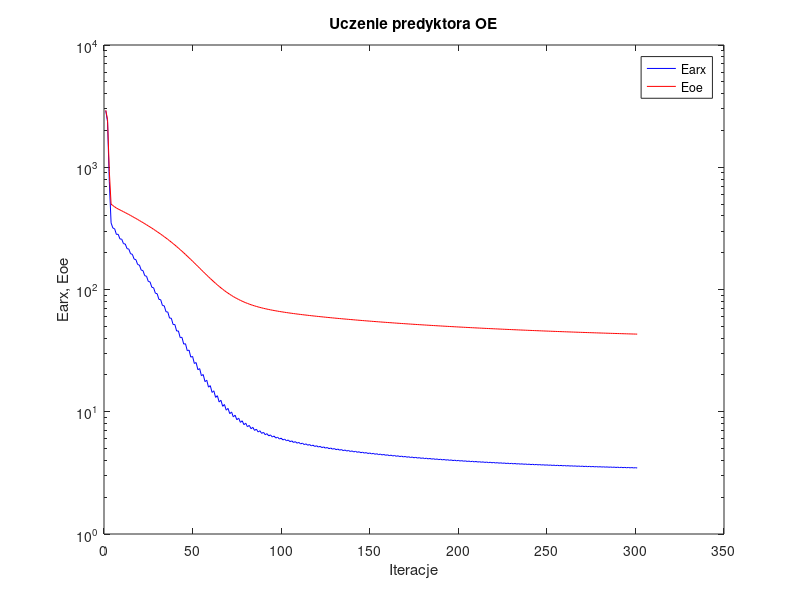
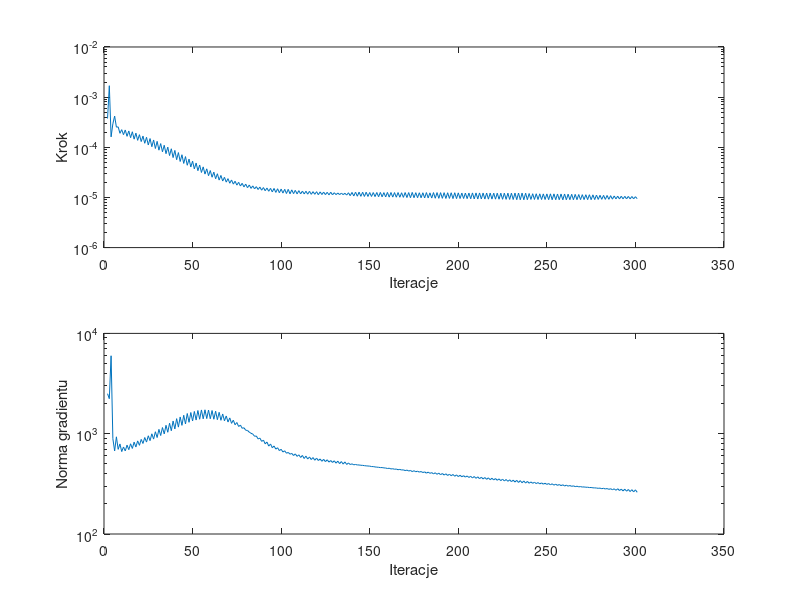

Here is the MATLAB script that generated these plots, in order:
%uczenie predyktora oe
clear all;
n=0; farx(n+1)=2.901139e+003; foe(n+1)=2.926784e+003; wspucz(n+1)=0.000000e+000; ng(n+1)=0.000000e+000;
n=1; farx(n+1)=2.357974e+003; foe(n+1)=2.452990e+003; krok(n+1)=3.748417e-004; ng(n+1)=2.504425e+003;
n=2; farx(n+1)=7.617990e+002; foe(n+1)=9.260317e+002; krok(n+1)=1.689356e-003; ng(n+1)=2.234191e+003;
n=3; farx(n+1)=3.506057e+002; foe(n+1)=4.990311e+002; krok(n+1)=1.614953e-004; ng(n+1)=5.982647e+003;
n=4; farx(n+1)=3.183104e+002; foe(n+1)=4.860744e+002; krok(n+1)=2.936707e-004; ng(n+1)=8.917501e+002;
n=5; farx(n+1)=3.140534e+002; foe(n+1)=4.747386e+002; krok(n+1)=4.187548e-004; ng(n+1)=6.731794e+002;
n=6; farx(n+1)=2.821483e+002; foe(n+1)=4.637050e+002; krok(n+1)=2.522883e-004; ng(n+1)=9.308347e+002;
n=7; farx(n+1)=2.831363e+002; foe(n+1)=4.556379e+002; krok(n+1)=2.552019e-004; ng(n+1)=6.983507e+002;
n=8; farx(n+1)=2.590496e+002; foe(n+1)=4.478169e+002; krok(n+1)=1.900372e-004; ng(n+1)=7.903163e+002;
n=9; farx(n+1)=2.581707e+002; foe(n+1)=4.404757e+002; krok(n+1)=2.247399e-004; ng(n+1)=6.633274e+002;
n=10; farx(n+1)=2.370937e+002; foe(n+1)=4.329486e+002; krok(n+1)=1.784716e-004; ng(n+1)=7.371525e+002;
n=11; farx(n+1)=2.356354e+002; foe(n+1)=4.255811e+002; krok(n+1)=2.215284e-004; ng(n+1)=6.735104e+002;
n=12; farx(n+1)=2.159006e+002; foe(n+1)=4.180090e+002; krok(n+1)=1.654720e-004; ng(n+1)=7.693720e+002;
n=13; farx(n+1)=2.142306e+002; foe(n+1)=4.106485e+002; krok(n+1)=2.117778e-004; ng(n+1)=6.931538e+002;
n=14; farx(n+1)=1.959714e+002; foe(n+1)=4.031408e+002; krok(n+1)=1.554679e-004; ng(n+1)=7.932596e+002;
n=15; farx(n+1)=1.942166e+002; foe(n+1)=3.958082e+002; krok(n+1)=2.040240e-004; ng(n+1)=7.128114e+002;
n=16; farx(n+1)=1.772782e+002; foe(n+1)=3.883513e+002; krok(n+1)=1.453000e-004; ng(n+1)=8.238754e+002;
n=17; farx(n+1)=1.755946e+002; foe(n+1)=3.810986e+002; krok(n+1)=1.915864e-004; ng(n+1)=7.368353e+002;
n=18; farx(n+1)=1.599725e+002; foe(n+1)=3.737752e+002; krok(n+1)=1.374956e-004; ng(n+1)=8.476606e+002;
n=19; farx(n+1)=1.584966e+002; foe(n+1)=3.666439e+002; krok(n+1)=1.784716e-004; ng(n+1)=7.659699e+002;
n=20; farx(n+1)=1.440705e+002; foe(n+1)=3.594538e+002; krok(n+1)=1.300621e-004; ng(n+1)=8.772682e+002;
n=21; farx(n+1)=1.428824e+002; foe(n+1)=3.524624e+002; krok(n+1)=1.673718e-004; ng(n+1)=7.988692e+002;
n=22; farx(n+1)=1.296268e+002; foe(n+1)=3.453523e+002; krok(n+1)=1.201924e-004; ng(n+1)=9.159520e+002;
n=23; farx(n+1)=1.285237e+002; foe(n+1)=3.384311e+002; krok(n+1)=1.581535e-004; ng(n+1)=8.249738e+002;
n=24; farx(n+1)=1.163815e+002; foe(n+1)=3.314164e+002; krok(n+1)=1.112345e-004; ng(n+1)=9.536872e+002;
n=25; farx(n+1)=1.153834e+002; foe(n+1)=3.245557e+002; krok(n+1)=1.493018e-004; ng(n+1)=8.528365e+002;
n=26; farx(n+1)=1.042401e+002; foe(n+1)=3.176161e+002; krok(n+1)=1.027004e-004; ng(n+1)=9.975867e+002;
n=27; farx(n+1)=1.033840e+002; foe(n+1)=3.108164e+002; krok(n+1)=1.399515e-004; ng(n+1)=8.837216e+002;
n=28; farx(n+1)=9.316959e+001; foe(n+1)=3.039436e+002; krok(n+1)=9.458811e-005; ng(n+1)=1.046014e+003;
n=29; farx(n+1)=9.245422e+001; foe(n+1)=2.971903e+002; krok(n+1)=1.312842e-004; ng(n+1)=9.159148e+002;
n=30; farx(n+1)=8.300148e+001; foe(n+1)=2.903597e+002; krok(n+1)=8.763006e-005; ng(n+1)=1.104635e+003;
n=31; farx(n+1)=8.254155e+001; foe(n+1)=2.837171e+002; krok(n+1)=1.185248e-004; ng(n+1)=9.587889e+002;
n=32; farx(n+1)=7.393290e+001; foe(n+1)=2.769968e+002; krok(n+1)=8.126074e-005; ng(n+1)=1.151932e+003;
n=33; farx(n+1)=7.360685e+001; foe(n+1)=2.703964e+002; krok(n+1)=1.098323e-004; ng(n+1)=9.950852e+002;
n=34; farx(n+1)=6.572085e+001; foe(n+1)=2.637276e+002; krok(n+1)=7.457719e-005; ng(n+1)=1.212607e+003;
n=35; farx(n+1)=6.552709e+001; foe(n+1)=2.571783e+002; krok(n+1)=1.007837e-004; ng(n+1)=1.033554e+003;
n=36; farx(n+1)=5.834648e+001; foe(n+1)=2.505853e+002; krok(n+1)=6.836820e-005; ng(n+1)=1.270781e+003;
n=37; farx(n+1)=5.825777e+001; foe(n+1)=2.440774e+002; krok(n+1)=9.345155e-005; ng(n+1)=1.070511e+003;
n=38; farx(n+1)=5.169314e+001; foe(n+1)=2.375368e+002; krok(n+1)=6.234382e-005; ng(n+1)=1.338074e+003;
n=39; farx(n+1)=5.173052e+001; foe(n+1)=2.311028e+002; krok(n+1)=8.669030e-005; ng(n+1)=1.115683e+003;
n=40; farx(n+1)=4.571708e+001; foe(n+1)=2.246050e+002; krok(n+1)=5.658127e-005; ng(n+1)=1.412646e+003;
n=41; farx(n+1)=4.585471e+001; foe(n+1)=2.182752e+002; krok(n+1)=7.847260e-005; ng(n+1)=1.163486e+003;
n=42; farx(n+1)=4.040955e+001; foe(n+1)=2.119296e+002; krok(n+1)=5.210339e-005; ng(n+1)=1.469001e+003;
n=43; farx(n+1)=4.064478e+001; foe(n+1)=2.057416e+002; krok(n+1)=7.103937e-005; ng(n+1)=1.211312e+003;
n=44; farx(n+1)=3.573835e+001; foe(n+1)=1.995635e+002; krok(n+1)=4.766085e-005; ng(n+1)=1.526889e+003;
n=45; farx(n+1)=3.603243e+001; foe(n+1)=1.935225e+002; krok(n+1)=6.522877e-005; ng(n+1)=1.251495e+003;
n=46; farx(n+1)=3.157305e+001; foe(n+1)=1.875194e+002; krok(n+1)=4.381503e-005; ng(n+1)=1.589794e+003;
n=47; farx(n+1)=3.195408e+001; foe(n+1)=1.817189e+002; krok(n+1)=5.814683e-005; ng(n+1)=1.299170e+003;
n=48; farx(n+1)=2.796151e+001; foe(n+1)=1.759759e+002; krok(n+1)=4.052186e-005; ng(n+1)=1.626305e+003;
n=49; farx(n+1)=2.838840e+001; foe(n+1)=1.704179e+002; krok(n+1)=5.285018e-005; ng(n+1)=1.338900e+003;
n=50; farx(n+1)=2.481888e+001; foe(n+1)=1.649379e+002; krok(n+1)=3.716123e-005; ng(n+1)=1.666717e+003;
n=51; farx(n+1)=2.526668e+001; foe(n+1)=1.596417e+002; krok(n+1)=4.856864e-005; ng(n+1)=1.368209e+003;
n=52; farx(n+1)=2.207032e+001; foe(n+1)=1.544471e+002; krok(n+1)=3.415827e-005; ng(n+1)=1.703325e+003;
n=53; farx(n+1)=2.254028e+001; foe(n+1)=1.494618e+002; krok(n+1)=4.438276e-005; ng(n+1)=1.393465e+003;
n=54; farx(n+1)=1.969722e+001; foe(n+1)=1.445899e+002; krok(n+1)=3.145966e-005; ng(n+1)=1.725178e+003;
n=55; farx(n+1)=2.016762e+001; foe(n+1)=1.399326e+002; krok(n+1)=4.069022e-005; ng(n+1)=1.407229e+003;
n=56; farx(n+1)=1.764419e+001; foe(n+1)=1.354142e+002; krok(n+1)=2.921834e-005; ng(n+1)=1.730626e+003;
n=57; farx(n+1)=1.811632e+001; foe(n+1)=1.311169e+002; krok(n+1)=3.720528e-005; ng(n+1)=1.415106e+003;
n=58; farx(n+1)=1.589147e+001; foe(n+1)=1.269684e+002; krok(n+1)=2.714975e-005; ng(n+1)=1.721804e+003;
n=59; farx(n+1)=1.634899e+001; foe(n+1)=1.230303e+002; krok(n+1)=3.437390e-005; ng(n+1)=1.409058e+003;
n=60; farx(n+1)=1.439046e+001; foe(n+1)=1.192547e+002; krok(n+1)=2.529606e-005; ng(n+1)=1.702712e+003;
n=61; farx(n+1)=1.483230e+001; foe(n+1)=1.156819e+002; krok(n+1)=3.195675e-005; ng(n+1)=1.393842e+003;
n=62; farx(n+1)=1.310851e+001; foe(n+1)=1.122725e+002; krok(n+1)=2.360381e-005; ng(n+1)=1.676251e+003;
n=63; farx(n+1)=1.352959e+001; foe(n+1)=1.090625e+002; krok(n+1)=2.969568e-005; ng(n+1)=1.379397e+003;
n=64; farx(n+1)=1.201672e+001; foe(n+1)=1.060158e+002; krok(n+1)=2.219138e-005; ng(n+1)=1.633873e+003;
n=65; farx(n+1)=1.241265e+001; foe(n+1)=1.031588e+002; krok(n+1)=2.746916e-005; ng(n+1)=1.360363e+003;
n=66; farx(n+1)=1.108234e+001; foe(n+1)=1.004653e+002; krok(n+1)=2.122479e-005; ng(n+1)=1.573046e+003;
n=67; farx(n+1)=1.146183e+001; foe(n+1)=9.795247e+001; krok(n+1)=2.519594e-005; ng(n+1)=1.344200e+003;
n=68; farx(n+1)=1.030399e+001; foe(n+1)=9.558705e+001; krok(n+1)=2.020969e-005; ng(n+1)=1.502493e+003;
n=69; farx(n+1)=1.065521e+001; foe(n+1)=9.337746e+001; krok(n+1)=2.371798e-005; ng(n+1)=1.307766e+003;
n=70; farx(n+1)=9.641591e+000; foe(n+1)=9.130565e+001; krok(n+1)=1.920477e-005; ng(n+1)=1.437025e+003;
n=71; farx(n+1)=9.965083e+000; foe(n+1)=8.937456e+001; krok(n+1)=2.230894e-005; ng(n+1)=1.267688e+003;
n=72; farx(n+1)=9.075634e+000; foe(n+1)=8.756971e+001; krok(n+1)=1.843074e-005; ng(n+1)=1.363834e+003;
n=73; farx(n+1)=9.377335e+000; foe(n+1)=8.589110e+001; krok(n+1)=2.105761e-005; ng(n+1)=1.227946e+003;
n=74; farx(n+1)=8.597141e+000; foe(n+1)=8.432150e+001; krok(n+1)=1.759837e-005; ng(n+1)=1.293263e+003;
n=75; farx(n+1)=8.872681e+000; foe(n+1)=8.286301e+001; krok(n+1)=2.003236e-005; ng(n+1)=1.179654e+003;
n=76; farx(n+1)=8.187598e+000; foe(n+1)=8.150107e+001; krok(n+1)=1.689056e-005; ng(n+1)=1.219454e+003;
n=77; farx(n+1)=8.438904e+000; foe(n+1)=8.023520e+001; krok(n+1)=1.912864e-005; ng(n+1)=1.132074e+003;
n=78; farx(n+1)=7.836633e+000; foe(n+1)=7.905352e+001; krok(n+1)=1.622915e-005; ng(n+1)=1.146333e+003;
n=79; farx(n+1)=8.065276e+000; foe(n+1)=7.795350e+001; krok(n+1)=1.843074e-005; ng(n+1)=1.082770e+003;
n=80; farx(n+1)=7.532056e+000; foe(n+1)=7.692601e+001; krok(n+1)=1.563162e-005; ng(n+1)=1.077761e+003;
n=81; farx(n+1)=7.740575e+000; foe(n+1)=7.596891e+001; krok(n+1)=1.773106e-005; ng(n+1)=1.035822e+003;
n=82; farx(n+1)=7.266795e+000; foe(n+1)=7.507358e+001; krok(n+1)=1.515170e-005; ng(n+1)=1.009102e+003;
n=83; farx(n+1)=7.456468e+000; foe(n+1)=7.423817e+001; krok(n+1)=1.700060e-005; ng(n+1)=9.908742e+002;
n=84; farx(n+1)=7.034460e+000; foe(n+1)=7.345564e+001; krok(n+1)=1.481538e-005; ng(n+1)=9.422192e+002;
n=85; farx(n+1)=7.208762e+000; foe(n+1)=7.272298e+001; krok(n+1)=1.641304e-005; ng(n+1)=9.483856e+002;
n=86; farx(n+1)=6.831638e+000; foe(n+1)=7.203444e+001; krok(n+1)=1.438760e-005; ng(n+1)=8.862633e+002;
n=87; farx(n+1)=6.991393e+000; foe(n+1)=7.138706e+001; krok(n+1)=1.608814e-005; ng(n+1)=9.035837e+002;
n=88; farx(n+1)=6.650728e+000; foe(n+1)=7.077652e+001; krok(n+1)=1.395508e-005; ng(n+1)=8.384222e+002;
n=89; farx(n+1)=6.797791e+000; foe(n+1)=7.020095e+001; krok(n+1)=1.572983e-005; ng(n+1)=8.628445e+002;
n=90; farx(n+1)=6.488665e+000; foe(n+1)=6.965606e+001; krok(n+1)=1.361457e-005; ng(n+1)=7.918116e+002;
n=91; farx(n+1)=6.624604e+000; foe(n+1)=6.914062e+001; krok(n+1)=1.538085e-005; ng(n+1)=8.258373e+002;
n=92; farx(n+1)=6.343555e+000; foe(n+1)=6.865076e+001; krok(n+1)=1.328620e-005; ng(n+1)=7.518722e+002;
n=93; farx(n+1)=6.469271e+000; foe(n+1)=6.818506e+001; krok(n+1)=1.517288e-005; ng(n+1)=7.897425e+002;
n=94; farx(n+1)=6.212806e+000; foe(n+1)=6.774088e+001; krok(n+1)=1.290553e-005; ng(n+1)=7.246499e+002;
n=95; farx(n+1)=6.328961e+000; foe(n+1)=6.731609e+001; krok(n+1)=1.511997e-005; ng(n+1)=7.537485e+002;
n=96; farx(n+1)=6.091848e+000; foe(n+1)=6.690974e+001; krok(n+1)=1.259797e-005; ng(n+1)=7.016507e+002;
n=97; farx(n+1)=6.200466e+000; foe(n+1)=6.652009e+001; krok(n+1)=1.490654e-005; ng(n+1)=7.243253e+002;
n=98; farx(n+1)=5.980265e+000; foe(n+1)=6.614608e+001; krok(n+1)=1.240823e-005; ng(n+1)=6.780970e+002;
n=99; farx(n+1)=6.082990e+000; foe(n+1)=6.578633e+001; krok(n+1)=1.468252e-005; ng(n+1)=6.991445e+002;
n=100; farx(n+1)=5.877580e+000; foe(n+1)=6.543946e+001; krok(n+1)=1.221743e-005; ng(n+1)=6.568814e+002;
n=101; farx(n+1)=5.974968e+000; foe(n+1)=6.510477e+001; krok(n+1)=1.451496e-005; ng(n+1)=6.754452e+002;
n=102; farx(n+1)=5.783280e+000; foe(n+1)=6.478080e+001; krok(n+1)=1.197415e-005; ng(n+1)=6.386949e+002;
n=103; farx(n+1)=5.875131e+000; foe(n+1)=6.446668e+001; krok(n+1)=1.448879e-005; ng(n+1)=6.507709e+002;
n=104; farx(n+1)=5.694048e+000; foe(n+1)=6.416200e+001; krok(n+1)=1.181238e-005; ng(n+1)=6.248374e+002;
n=105; farx(n+1)=5.781049e+000; foe(n+1)=6.386639e+001; krok(n+1)=1.416371e-005; ng(n+1)=6.359701e+002;
n=106; farx(n+1)=5.609161e+000; foe(n+1)=6.357953e+001; krok(n+1)=1.191391e-005; ng(n+1)=6.062437e+002;
n=107; farx(n+1)=5.694611e+000; foe(n+1)=6.330084e+001; krok(n+1)=1.384553e-005; ng(n+1)=6.291226e+002;
n=108; farx(n+1)=5.531701e+000; foe(n+1)=6.302841e+001; krok(n+1)=1.176389e-005; ng(n+1)=5.937744e+002;
n=109; farx(n+1)=5.612973e+000; foe(n+1)=6.276314e+001; krok(n+1)=1.366869e-005; ng(n+1)=6.159956e+002;
n=110; farx(n+1)=5.457844e+000; foe(n+1)=6.250382e+001; krok(n+1)=1.176389e-005; ng(n+1)=5.794672e+002;
n=111; farx(n+1)=5.536191e+000; foe(n+1)=6.225079e+001; krok(n+1)=1.338683e-005; ng(n+1)=6.070989e+002;
n=112; farx(n+1)=5.388570e+000; foe(n+1)=6.200306e+001; krok(n+1)=1.175619e-005; ng(n+1)=5.658576e+002;
n=113; farx(n+1)=5.464572e+000; foe(n+1)=6.176065e+001; krok(n+1)=1.328171e-005; ng(n+1)=5.975228e+002;
n=114; farx(n+1)=5.323490e+000; foe(n+1)=6.152269e+001; krok(n+1)=1.161523e-005; ng(n+1)=5.588909e+002;
n=115; farx(n+1)=5.396721e+000; foe(n+1)=6.128948e+001; krok(n+1)=1.324381e-005; ng(n+1)=5.864878e+002;
n=116; farx(n+1)=5.261062e+000; foe(n+1)=6.106031e+001; krok(n+1)=1.153689e-005; ng(n+1)=5.524716e+002;
n=117; farx(n+1)=5.331769e+000; foe(n+1)=6.083567e+001; krok(n+1)=1.304908e-005; ng(n+1)=5.783284e+002;
n=118; farx(n+1)=5.201547e+000; foe(n+1)=6.061485e+001; krok(n+1)=1.155377e-005; ng(n+1)=5.436685e+002;
n=119; farx(n+1)=5.271115e+000; foe(n+1)=6.039806e+001; krok(n+1)=1.302585e-005; ng(n+1)=5.712817e+002;
n=120; farx(n+1)=5.145837e+000; foe(n+1)=6.018413e+001; krok(n+1)=1.133131e-005; ng(n+1)=5.401472e+002;
n=121; farx(n+1)=5.211846e+000; foe(n+1)=5.997401e+001; krok(n+1)=1.290553e-005; ng(n+1)=5.601646e+002;
n=122; farx(n+1)=5.091274e+000; foe(n+1)=5.976733e+001; krok(n+1)=1.143043e-005; ng(n+1)=5.308061e+002;
n=123; farx(n+1)=5.156263e+000; foe(n+1)=5.956399e+001; krok(n+1)=1.278257e-005; ng(n+1)=5.552101e+002;
n=124; farx(n+1)=5.039306e+000; foe(n+1)=5.936344e+001; krok(n+1)=1.138585e-005; ng(n+1)=5.263281e+002;
n=125; farx(n+1)=5.102909e+000; foe(n+1)=5.916627e+001; krok(n+1)=1.265721e-005; ng(n+1)=5.496717e+002;
n=126; farx(n+1)=4.990484e+000; foe(n+1)=5.897153e+001; krok(n+1)=1.127096e-005; ng(n+1)=5.210192e+002;
n=127; farx(n+1)=5.051979e+000; foe(n+1)=5.877970e+001; krok(n+1)=1.270754e-005; ng(n+1)=5.401043e+002;
n=128; farx(n+1)=4.942301e+000; foe(n+1)=5.859027e+001; krok(n+1)=1.126542e-005; ng(n+1)=5.168808e+002;
n=129; farx(n+1)=5.002216e+000; foe(n+1)=5.840401e+001; krok(n+1)=1.240823e-005; ng(n+1)=5.367183e+002;
n=130; farx(n+1)=4.896287e+000; foe(n+1)=5.822010e+001; krok(n+1)=1.138585e-005; ng(n+1)=5.082944e+002;
n=131; farx(n+1)=4.955043e+000; foe(n+1)=5.803894e+001; krok(n+1)=1.225273e-005; ng(n+1)=5.326438e+002;
n=132; farx(n+1)=4.852359e+000; foe(n+1)=5.785992e+001; krok(n+1)=1.138585e-005; ng(n+1)=5.026180e+002;
n=133; farx(n+1)=4.909789e+000; foe(n+1)=5.768348e+001; krok(n+1)=1.216245e-005; ng(n+1)=5.275151e+002;
n=134; farx(n+1)=4.809949e+000; foe(n+1)=5.750905e+001; krok(n+1)=1.138585e-005; ng(n+1)=4.975364e+002;
n=135; farx(n+1)=4.866411e+000; foe(n+1)=5.733712e+001; krok(n+1)=1.209447e-005; ng(n+1)=5.232718e+002;
n=136; farx(n+1)=4.770705e+000; foe(n+1)=5.716698e+001; krok(n+1)=1.115447e-005; ng(n+1)=4.934423e+002;
n=137; farx(n+1)=4.825191e+000; foe(n+1)=5.699883e+001; krok(n+1)=1.240203e-005; ng(n+1)=5.112941e+002;
n=138; farx(n+1)=4.732449e+000; foe(n+1)=5.683243e+001; krok(n+1)=1.085468e-005; ng(n+1)=4.927349e+002;
n=139; farx(n+1)=4.784896e+000; foe(n+1)=5.666775e+001; krok(n+1)=1.259797e-005; ng(n+1)=5.008509e+002;
n=140; farx(n+1)=4.694867e+000; foe(n+1)=5.650509e+001; krok(n+1)=1.069939e-005; ng(n+1)=4.898879e+002;
n=141; farx(n+1)=4.746104e+000; foe(n+1)=5.634395e+001; krok(n+1)=1.275150e-005; ng(n+1)=4.932631e+002;
n=142; farx(n+1)=4.658045e+000; foe(n+1)=5.618468e+001; krok(n+1)=1.057446e-005; ng(n+1)=4.880025e+002;
n=143; farx(n+1)=4.708215e+000; foe(n+1)=5.602726e+001; krok(n+1)=1.274727e-005; ng(n+1)=4.879710e+002;
n=144; farx(n+1)=4.622288e+000; foe(n+1)=5.587155e+001; krok(n+1)=1.052881e-005; ng(n+1)=4.841984e+002;
n=145; farx(n+1)=4.671547e+000; foe(n+1)=5.571783e+001; krok(n+1)=1.270754e-005; ng(n+1)=4.835327e+002;
n=146; farx(n+1)=4.587912e+000; foe(n+1)=5.556558e+001; krok(n+1)=1.046329e-005; ng(n+1)=4.802203e+002;
n=147; farx(n+1)=4.636048e+000; foe(n+1)=5.541524e+001; krok(n+1)=1.270754e-005; ng(n+1)=4.780681e+002;
n=148; farx(n+1)=4.554184e+000; foe(n+1)=5.526634e+001; krok(n+1)=1.046074e-005; ng(n+1)=4.762279e+002;
n=149; farx(n+1)=4.601383e+000; foe(n+1)=5.511960e+001; krok(n+1)=1.253880e-005; ng(n+1)=4.750912e+002;
n=150; farx(n+1)=4.521959e+000; foe(n+1)=5.497427e+001; krok(n+1)=1.046329e-005; ng(n+1)=4.704365e+002;
n=151; farx(n+1)=4.568116e+000; foe(n+1)=5.483070e+001; krok(n+1)=1.251675e-005; ng(n+1)=4.701110e+002;
n=152; farx(n+1)=4.490929e+000; foe(n+1)=5.468853e+001; krok(n+1)=1.039083e-005; ng(n+1)=4.662716e+002;
n=153; farx(n+1)=4.535908e+000; foe(n+1)=5.454786e+001; krok(n+1)=1.254943e-005; ng(n+1)=4.640990e+002;
n=154; farx(n+1)=4.460623e+000; foe(n+1)=5.440870e+001; krok(n+1)=1.033992e-005; ng(n+1)=4.624242e+002;
n=155; farx(n+1)=4.504871e+000; foe(n+1)=5.427099e+001; krok(n+1)=1.259177e-005; ng(n+1)=4.593046e+002;
n=156; farx(n+1)=4.430965e+000; foe(n+1)=5.413455e+001; krok(n+1)=1.029142e-005; ng(n+1)=4.597274e+002;
n=157; farx(n+1)=4.474382e+000; foe(n+1)=5.399990e+001; krok(n+1)=1.248150e-005; ng(n+1)=4.559656e+002;
n=158; farx(n+1)=4.402695e+000; foe(n+1)=5.386648e+001; krok(n+1)=1.023989e-005; ng(n+1)=4.548619e+002;
n=159; farx(n+1)=4.445206e+000; foe(n+1)=5.373439e+001; krok(n+1)=1.259177e-005; ng(n+1)=4.499025e+002;
n=160; farx(n+1)=4.375005e+000; foe(n+1)=5.360346e+001; krok(n+1)=1.014423e-005; ng(n+1)=4.524867e+002;
n=161; farx(n+1)=4.416451e+000; foe(n+1)=5.347401e+001; krok(n+1)=1.254943e-005; ng(n+1)=4.450749e+002;
n=162; farx(n+1)=4.347876e+000; foe(n+1)=5.334591e+001; krok(n+1)=1.015968e-005; ng(n+1)=4.478013e+002;
n=163; farx(n+1)=4.388741e+000; foe(n+1)=5.321925e+001; krok(n+1)=1.249822e-005; ng(n+1)=4.418166e+002;
n=164; farx(n+1)=4.321778e+000; foe(n+1)=5.309371e+001; krok(n+1)=1.010485e-005; ng(n+1)=4.442264e+002;
n=165; farx(n+1)=4.361844e+000; foe(n+1)=5.296952e+001; krok(n+1)=1.251675e-005; ng(n+1)=4.371310e+002;
n=166; farx(n+1)=4.296100e+000; foe(n+1)=5.284643e+001; krok(n+1)=1.009346e-005; ng(n+1)=4.409029e+002;
n=167; farx(n+1)=4.335523e+000; foe(n+1)=5.272492e+001; krok(n+1)=1.240203e-005; ng(n+1)=4.344031e+002;
n=168; farx(n+1)=4.271676e+000; foe(n+1)=5.260442e+001; krok(n+1)=1.003721e-005; ng(n+1)=4.364048e+002;
n=169; farx(n+1)=4.310263e+000; foe(n+1)=5.248504e+001; krok(n+1)=1.251675e-005; ng(n+1)=4.285430e+002;
n=170; farx(n+1)=4.247644e+000; foe(n+1)=5.236668e+001; krok(n+1)=9.955536e-006; ng(n+1)=4.340408e+002;
n=171; farx(n+1)=4.285438e+000; foe(n+1)=5.224958e+001; krok(n+1)=1.250178e-005; ng(n+1)=4.242358e+002;
n=172; farx(n+1)=4.224448e+000; foe(n+1)=5.213357e+001; krok(n+1)=9.888364e-006; ng(n+1)=4.302535e+002;
n=173; farx(n+1)=4.261463e+000; foe(n+1)=5.201849e+001; krok(n+1)=1.259797e-005; ng(n+1)=4.188010e+002;
n=174; farx(n+1)=4.201264e+000; foe(n+1)=5.190453e+001; krok(n+1)=9.884595e-006; ng(n+1)=4.277147e+002;
n=175; farx(n+1)=4.237896e+000; foe(n+1)=5.179203e+001; krok(n+1)=1.245057e-005; ng(n+1)=4.172267e+002;
n=176; farx(n+1)=4.179023e+000; foe(n+1)=5.168038e+001; krok(n+1)=9.884595e-006; ng(n+1)=4.235570e+002;
n=177; farx(n+1)=4.215044e+000; foe(n+1)=5.157008e+001; krok(n+1)=1.240203e-005; ng(n+1)=4.138759e+002;
n=178; farx(n+1)=4.157508e+000; foe(n+1)=5.146060e+001; krok(n+1)=9.849580e-006; ng(n+1)=4.198600e+002;
n=179; farx(n+1)=4.192835e+000; foe(n+1)=5.135232e+001; krok(n+1)=1.240203e-005; ng(n+1)=4.097245e+002;
n=180; farx(n+1)=4.136739e+000; foe(n+1)=5.124490e+001; krok(n+1)=9.772716e-006; ng(n+1)=4.164464e+002;
n=181; farx(n+1)=4.171312e+000; foe(n+1)=5.113837e+001; krok(n+1)=1.250178e-005; ng(n+1)=4.043358e+002;
n=182; farx(n+1)=4.115956e+000; foe(n+1)=5.103281e+001; krok(n+1)=9.766516e-006; ng(n+1)=4.139035e+002;
n=183; farx(n+1)=4.150087e+000; foe(n+1)=5.092855e+001; krok(n+1)=1.235197e-005; ng(n+1)=4.025992e+002;
n=184; farx(n+1)=4.096287e+000; foe(n+1)=5.082513e+001; krok(n+1)=9.716744e-006; ng(n+1)=4.095816e+002;
n=185; farx(n+1)=4.129782e+000; foe(n+1)=5.072249e+001; krok(n+1)=1.249822e-005; ng(n+1)=3.971438e+002;
n=186; farx(n+1)=4.076822e+000; foe(n+1)=5.062068e+001; krok(n+1)=9.635248e-006; ng(n+1)=4.078185e+002;
n=187; farx(n+1)=4.109766e+000; foe(n+1)=5.051989e+001; krok(n+1)=1.249822e-005; ng(n+1)=3.934914e+002;
n=188; farx(n+1)=4.057833e+000; foe(n+1)=5.041991e+001; krok(n+1)=9.598928e-006; ng(n+1)=4.047370e+002;
n=189; farx(n+1)=4.090160e+000; foe(n+1)=5.032094e+001; krok(n+1)=1.246120e-005; ng(n+1)=3.899764e+002;
n=190; farx(n+1)=4.039248e+000; foe(n+1)=5.022285e+001; krok(n+1)=9.598928e-006; ng(n+1)=4.010634e+002;
n=191; farx(n+1)=4.071216e+000; foe(n+1)=5.012575e+001; krok(n+1)=1.245057e-005; ng(n+1)=3.871080e+002;
n=192; farx(n+1)=4.021260e+000; foe(n+1)=5.002932e+001; krok(n+1)=9.540944e-006; ng(n+1)=3.984358e+002;
n=193; farx(n+1)=4.052516e+000; foe(n+1)=4.993387e+001; krok(n+1)=1.240823e-005; ng(n+1)=3.833003e+002;
n=194; farx(n+1)=4.003554e+000; foe(n+1)=4.983934e+001; krok(n+1)=9.564320e-006; ng(n+1)=3.944013e+002;
n=195; farx(n+1)=4.034571e+000; foe(n+1)=4.974571e+001; krok(n+1)=1.240203e-005; ng(n+1)=3.808346e+002;
n=196; farx(n+1)=3.986530e+000; foe(n+1)=4.965269e+001; krok(n+1)=9.479621e-006; ng(n+1)=3.921844e+002;
n=197; farx(n+1)=4.016831e+000; foe(n+1)=4.956053e+001; krok(n+1)=1.240823e-005; ng(n+1)=3.765199e+002;
n=198; farx(n+1)=3.969727e+000; foe(n+1)=4.946924e+001; krok(n+1)=9.479621e-006; ng(n+1)=3.885923e+002;
n=199; farx(n+1)=3.999530e+000; foe(n+1)=4.937876e+001; krok(n+1)=1.234279e-005; ng(n+1)=3.736904e+002;
n=200; farx(n+1)=3.953198e+000; foe(n+1)=4.928917e+001; krok(n+1)=9.515478e-006; ng(n+1)=3.849692e+002;
n=201; farx(n+1)=3.982669e+000; foe(n+1)=4.920050e+001; krok(n+1)=1.221743e-005; ng(n+1)=3.720801e+002;
n=202; farx(n+1)=3.937255e+000; foe(n+1)=4.911258e+001; krok(n+1)=9.520842e-006; ng(n+1)=3.812971e+002;
n=203; farx(n+1)=3.966411e+000; foe(n+1)=4.902547e+001; krok(n+1)=1.222055e-005; ng(n+1)=3.692763e+002;
n=204; farx(n+1)=3.921745e+000; foe(n+1)=4.893897e+001; krok(n+1)=9.471564e-006; ng(n+1)=3.789380e+002;
n=205; farx(n+1)=3.950468e+000; foe(n+1)=4.885332e+001; krok(n+1)=1.222055e-005; ng(n+1)=3.660665e+002;
n=206; farx(n+1)=3.906711e+000; foe(n+1)=4.876827e+001; krok(n+1)=9.410994e-006; ng(n+1)=3.761694e+002;
n=207; farx(n+1)=3.934999e+000; foe(n+1)=4.868391e+001; krok(n+1)=1.231075e-005; ng(n+1)=3.619698e+002;
n=208; farx(n+1)=3.891884e+000; foe(n+1)=4.860013e+001; krok(n+1)=9.351708e-006; ng(n+1)=3.742297e+002;
n=209; farx(n+1)=3.919768e+000; foe(n+1)=4.851717e+001; krok(n+1)=1.231075e-005; ng(n+1)=3.589533e+002;
n=210; farx(n+1)=3.877437e+000; foe(n+1)=4.843477e+001; krok(n+1)=9.309975e-006; ng(n+1)=3.715258e+002;
n=211; farx(n+1)=3.904803e+000; foe(n+1)=4.835314e+001; krok(n+1)=1.229246e-005; ng(n+1)=3.556779e+002;
n=212; farx(n+1)=3.863183e+000; foe(n+1)=4.827220e+001; krok(n+1)=9.322149e-006; ng(n+1)=3.682611e+002;
n=213; farx(n+1)=3.890285e+000; foe(n+1)=4.819204e+001; krok(n+1)=1.224850e-005; ng(n+1)=3.536863e+002;
n=214; farx(n+1)=3.849370e+000; foe(n+1)=4.811242e+001; krok(n+1)=9.290308e-006; ng(n+1)=3.656185e+002;
n=215; farx(n+1)=3.876100e+000; foe(n+1)=4.803357e+001; krok(n+1)=1.224850e-005; ng(n+1)=3.508236e+002;
n=216; farx(n+1)=3.835898e+000; foe(n+1)=4.795524e+001; krok(n+1)=9.251809e-006; ng(n+1)=3.630095e+002;
n=217; farx(n+1)=3.862133e+000; foe(n+1)=4.787763e+001; krok(n+1)=1.221743e-005; ng(n+1)=3.477527e+002;
n=218; farx(n+1)=3.822598e+000; foe(n+1)=4.780068e+001; krok(n+1)=9.272806e-006; ng(n+1)=3.596917e+002;
n=219; farx(n+1)=3.848588e+000; foe(n+1)=4.772447e+001; krok(n+1)=1.216245e-005; ng(n+1)=3.459556e+002;
n=220; farx(n+1)=3.809726e+000; foe(n+1)=4.764877e+001; krok(n+1)=9.244198e-006; ng(n+1)=3.570242e+002;
n=221; farx(n+1)=3.835356e+000; foe(n+1)=4.757376e+001; krok(n+1)=1.216245e-005; ng(n+1)=3.431463e+002;
n=222; farx(n+1)=3.797133e+000; foe(n+1)=4.749928e+001; krok(n+1)=9.215371e-006; ng(n+1)=3.544523e+002;
n=223; farx(n+1)=3.822426e+000; foe(n+1)=4.742546e+001; krok(n+1)=1.216245e-005; ng(n+1)=3.404358e+002;
n=224; farx(n+1)=3.784819e+000; foe(n+1)=4.735214e+001; krok(n+1)=9.184756e-006; ng(n+1)=3.519558e+002;
n=225; farx(n+1)=3.809779e+000; foe(n+1)=4.727948e+001; krok(n+1)=1.216245e-005; ng(n+1)=3.377440e+002;
n=226; farx(n+1)=3.772772e+000; foe(n+1)=4.720732e+001; krok(n+1)=9.155646e-006; ng(n+1)=3.494690e+002;
n=227; farx(n+1)=3.797411e+000; foe(n+1)=4.713580e+001; krok(n+1)=1.216245e-005; ng(n+1)=3.351086e+002;
n=228; farx(n+1)=3.760991e+000; foe(n+1)=4.706476e+001; krok(n+1)=9.125546e-006; ng(n+1)=3.470232e+002;
n=229; farx(n+1)=3.785310e+000; foe(n+1)=4.699435e+001; krok(n+1)=1.216245e-005; ng(n+1)=3.324793e+002;
n=230; farx(n+1)=3.749493e+000; foe(n+1)=4.692441e+001; krok(n+1)=9.089066e-006; ng(n+1)=3.445772e+002;
n=231; farx(n+1)=3.773563e+000; foe(n+1)=4.685504e+001; krok(n+1)=1.222055e-005; ng(n+1)=3.296189e+002;
n=232; farx(n+1)=3.738244e+000; foe(n+1)=4.678605e+001; krok(n+1)=9.024321e-006; ng(n+1)=3.428728e+002;
n=233; farx(n+1)=3.761971e+000; foe(n+1)=4.671769e+001; krok(n+1)=1.224850e-005; ng(n+1)=3.266422e+002;
n=234; farx(n+1)=3.727171e+000; foe(n+1)=4.664974e+001; krok(n+1)=8.997287e-006; ng(n+1)=3.405621e+002;
n=235; farx(n+1)=3.750565e+000; foe(n+1)=4.658243e+001; krok(n+1)=1.221656e-005; ng(n+1)=3.242617e+002;
n=236; farx(n+1)=3.716344e+000; foe(n+1)=4.651559e+001; krok(n+1)=8.985823e-006; ng(n+1)=3.377905e+002;
n=237; farx(n+1)=3.739344e+000; foe(n+1)=4.644932e+001; krok(n+1)=1.215525e-005; ng(n+1)=3.218726e+002;
n=238; farx(n+1)=3.705646e+000; foe(n+1)=4.638365e+001; krok(n+1)=9.024321e-006; ng(n+1)=3.345504e+002;
n=239; farx(n+1)=3.728264e+000; foe(n+1)=4.631856e+001; krok(n+1)=1.197415e-005; ng(n+1)=3.206317e+002;
n=240; farx(n+1)=3.695121e+000; foe(n+1)=4.625418e+001; krok(n+1)=9.125546e-006; ng(n+1)=3.303809e+002;
n=241; farx(n+1)=3.717690e+000; foe(n+1)=4.619034e+001; krok(n+1)=1.186082e-005; ng(n+1)=3.203123e+002;
n=242; farx(n+1)=3.685030e+000; foe(n+1)=4.612693e+001; krok(n+1)=9.107769e-006; ng(n+1)=3.280195e+002;
n=243; farx(n+1)=3.707343e+000; foe(n+1)=4.606406e+001; krok(n+1)=1.184623e-005; ng(n+1)=3.181210e+002;
n=244; farx(n+1)=3.675152e+000; foe(n+1)=4.600160e+001; krok(n+1)=9.089066e-006; ng(n+1)=3.257112e+002;
n=245; farx(n+1)=3.697174e+000; foe(n+1)=4.593969e+001; krok(n+1)=1.181238e-005; ng(n+1)=3.159537e+002;
n=246; farx(n+1)=3.665459e+000; foe(n+1)=4.587821e+001; krok(n+1)=9.089066e-006; ng(n+1)=3.231185e+002;
n=247; farx(n+1)=3.687230e+000; foe(n+1)=4.581725e+001; krok(n+1)=1.177023e-005; ng(n+1)=3.140446e+002;
n=248; farx(n+1)=3.655968e+000; foe(n+1)=4.575672e+001; krok(n+1)=9.089066e-006; ng(n+1)=3.206063e+002;
n=249; farx(n+1)=3.677574e+000; foe(n+1)=4.569671e+001; krok(n+1)=1.176389e-005; ng(n+1)=3.122161e+002;
n=250; farx(n+1)=3.646772e+000; foe(n+1)=4.563701e+001; krok(n+1)=9.034834e-006; ng(n+1)=3.187228e+002;
n=251; farx(n+1)=3.668087e+000; foe(n+1)=4.557780e+001; krok(n+1)=1.180191e-005; ng(n+1)=3.093710e+002;
n=252; farx(n+1)=3.637728e+000; foe(n+1)=4.551895e+001; krok(n+1)=8.995004e-006; ng(n+1)=3.167108e+002;
n=253; farx(n+1)=3.658714e+000; foe(n+1)=4.546056e+001; krok(n+1)=1.178746e-005; ng(n+1)=3.068349e+002;
n=254; farx(n+1)=3.628779e+000; foe(n+1)=4.540261e+001; krok(n+1)=9.006227e-006; ng(n+1)=3.141272e+002;
n=255; farx(n+1)=3.649529e+000; foe(n+1)=4.534514e+001; krok(n+1)=1.171829e-005; ng(n+1)=3.052587e+002;
n=256; farx(n+1)=3.620039e+000; foe(n+1)=4.528810e+001; krok(n+1)=9.015490e-006; ng(n+1)=3.114808e+002;
n=257; farx(n+1)=3.640641e+000; foe(n+1)=4.523150e+001; krok(n+1)=1.171380e-005; ng(n+1)=3.035148e+002;
n=258; farx(n+1)=3.611574e+000; foe(n+1)=4.517523e+001; krok(n+1)=8.960031e-006; ng(n+1)=3.096924e+002;
n=259; farx(n+1)=3.631832e+000; foe(n+1)=4.511936e+001; krok(n+1)=1.171829e-005; ng(n+1)=3.007302e+002;
n=260; farx(n+1)=3.603113e+000; foe(n+1)=4.506394e+001; krok(n+1)=8.985823e-006; ng(n+1)=3.072051e+002;
n=261; farx(n+1)=3.623181e+000; foe(n+1)=4.500898e+001; krok(n+1)=1.161523e-005; ng(n+1)=2.996911e+002;
n=262; farx(n+1)=3.594859e+000; foe(n+1)=4.495444e+001; krok(n+1)=9.014671e-006; ng(n+1)=3.044920e+002;
n=263; farx(n+1)=3.614766e+000; foe(n+1)=4.490034e+001; krok(n+1)=1.155377e-005; ng(n+1)=2.984308e+002;
n=264; farx(n+1)=3.586836e+000; foe(n+1)=4.484659e+001; krok(n+1)=9.006227e-006; ng(n+1)=3.022308e+002;
n=265; farx(n+1)=3.606493e+000; foe(n+1)=4.479327e+001; krok(n+1)=1.151293e-005; ng(n+1)=2.965292e+002;
n=266; farx(n+1)=3.578924e+000; foe(n+1)=4.474033e+001; krok(n+1)=9.024321e-006; ng(n+1)=2.997810e+002;
n=267; farx(n+1)=3.598367e+000; foe(n+1)=4.468781e+001; krok(n+1)=1.143043e-005; ng(n+1)=2.952065e+002;
n=268; farx(n+1)=3.571181e+000; foe(n+1)=4.463569e+001; krok(n+1)=9.049168e-006; ng(n+1)=2.971622e+002;
n=269; farx(n+1)=3.590433e+000; foe(n+1)=4.458396e+001; krok(n+1)=1.136531e-005; ng(n+1)=2.938463e+002;
n=270; farx(n+1)=3.563605e+000; foe(n+1)=4.453260e+001; krok(n+1)=9.062615e-006; ng(n+1)=2.947786e+002;
n=271; farx(n+1)=3.582707e+000; foe(n+1)=4.448164e+001; krok(n+1)=1.133131e-005; ng(n+1)=2.924046e+002;
n=272; farx(n+1)=3.556229e+000; foe(n+1)=4.443098e+001; krok(n+1)=9.041389e-006; ng(n+1)=2.928027e+002;
n=273; farx(n+1)=3.575136e+000; foe(n+1)=4.438071e+001; krok(n+1)=1.133131e-005; ng(n+1)=2.904086e+002;
n=274; farx(n+1)=3.548974e+000; foe(n+1)=4.433074e+001; krok(n+1)=9.024321e-006; ng(n+1)=2.909136e+002;
n=275; farx(n+1)=3.567621e+000; foe(n+1)=4.428116e+001; krok(n+1)=1.127096e-005; ng(n+1)=2.886443e+002;
n=276; farx(n+1)=3.541811e+000; foe(n+1)=4.423195e+001; krok(n+1)=9.058324e-006; ng(n+1)=2.883081e+002;
n=277; farx(n+1)=3.560211e+000; foe(n+1)=4.418311e+001; krok(n+1)=1.115447e-005; ng(n+1)=2.874832e+002;
n=278; farx(n+1)=3.534749e+000; foe(n+1)=4.413467e+001; krok(n+1)=9.128990e-006; ng(n+1)=2.853349e+002;
n=279; farx(n+1)=3.553014e+000; foe(n+1)=4.408659e+001; krok(n+1)=1.104522e-005; ng(n+1)=2.868786e+002;
n=280; farx(n+1)=3.527864e+000; foe(n+1)=4.403886e+001; krok(n+1)=9.165986e-006; ng(n+1)=2.828799e+002;
n=281; farx(n+1)=3.546023e+000; foe(n+1)=4.399149e+001; krok(n+1)=1.099167e-005; ng(n+1)=2.858999e+002;
n=282; farx(n+1)=3.521192e+000; foe(n+1)=4.394440e+001; krok(n+1)=9.148208e-006; ng(n+1)=2.809736e+002;
n=283; farx(n+1)=3.539111e+000; foe(n+1)=4.389765e+001; krok(n+1)=1.095389e-005; ng(n+1)=2.840263e+002;
n=284; farx(n+1)=3.514579e+000; foe(n+1)=4.385123e+001; krok(n+1)=9.177209e-006; ng(n+1)=2.786539e+002;
n=285; farx(n+1)=3.532290e+000; foe(n+1)=4.380515e+001; krok(n+1)=1.085468e-005; ng(n+1)=2.829417e+002;
n=286; farx(n+1)=3.508064e+000; foe(n+1)=4.375941e+001; krok(n+1)=9.237209e-006; ng(n+1)=2.760023e+002;
n=287; farx(n+1)=3.525536e+000; foe(n+1)=4.371400e+001; krok(n+1)=1.069939e-005; ng(n+1)=2.822499e+002;
n=288; farx(n+1)=3.501590e+000; foe(n+1)=4.366896e+001; krok(n+1)=9.365562e-006; ng(n+1)=2.727964e+002;
n=289; farx(n+1)=3.519121e+000; foe(n+1)=4.362426e+001; krok(n+1)=1.061240e-005; ng(n+1)=2.826207e+002;
n=290; farx(n+1)=3.495475e+000; foe(n+1)=4.357978e+001; krok(n+1)=9.309975e-006; ng(n+1)=2.713274e+002;
n=291; farx(n+1)=3.512680e+000; foe(n+1)=4.353563e+001; krok(n+1)=1.057446e-005; ng(n+1)=2.802353e+002;
n=292; farx(n+1)=3.489304e+000; foe(n+1)=4.349179e+001; krok(n+1)=9.386788e-006; ng(n+1)=2.686952e+002;
n=293; farx(n+1)=3.506490e+000; foe(n+1)=4.344826e+001; krok(n+1)=1.051860e-005; ng(n+1)=2.798598e+002;
n=294; farx(n+1)=3.483376e+000; foe(n+1)=4.340497e+001; krok(n+1)=9.351708e-006; ng(n+1)=2.671745e+002;
n=295; farx(n+1)=3.500326e+000; foe(n+1)=4.336199e+001; krok(n+1)=1.048504e-005; ng(n+1)=2.779616e+002;
n=296; farx(n+1)=3.477506e+000; foe(n+1)=4.331928e+001; krok(n+1)=9.375707e-006; ng(n+1)=2.649560e+002;
n=297; farx(n+1)=3.494304e+000; foe(n+1)=4.327687e+001; krok(n+1)=1.044207e-005; ng(n+1)=2.766610e+002;
n=298; farx(n+1)=3.471713e+000; foe(n+1)=4.323472e+001; krok(n+1)=9.399927e-006; ng(n+1)=2.630080e+002;
n=299; farx(n+1)=3.488318e+000; foe(n+1)=4.319287e+001; krok(n+1)=1.033992e-005; ng(n+1)=2.757372e+002;
n=300; farx(n+1)=3.466021e+000; foe(n+1)=4.315129e+001; krok(n+1)=9.463005e-006; ng(n+1)=2.604386e+002;

figure; semilogy(farx,'b'); hold on; semilogy(foe,'r'); xlabel('Iteracje'); ylabel('Earx, Eoe'); legend('Earx','Eoe'); title('Uczenie predyktora OE');
figure; subplot(2,1,1); semilogy(krok); xlabel('Iteracje'); ylabel('Krok');
subplot(2,1,2); semilogy(ng); xlabel('Iteracje'); ylabel('Norma gradientu');
Earx=farx(n+1)
Eoe=foe(n+1)
